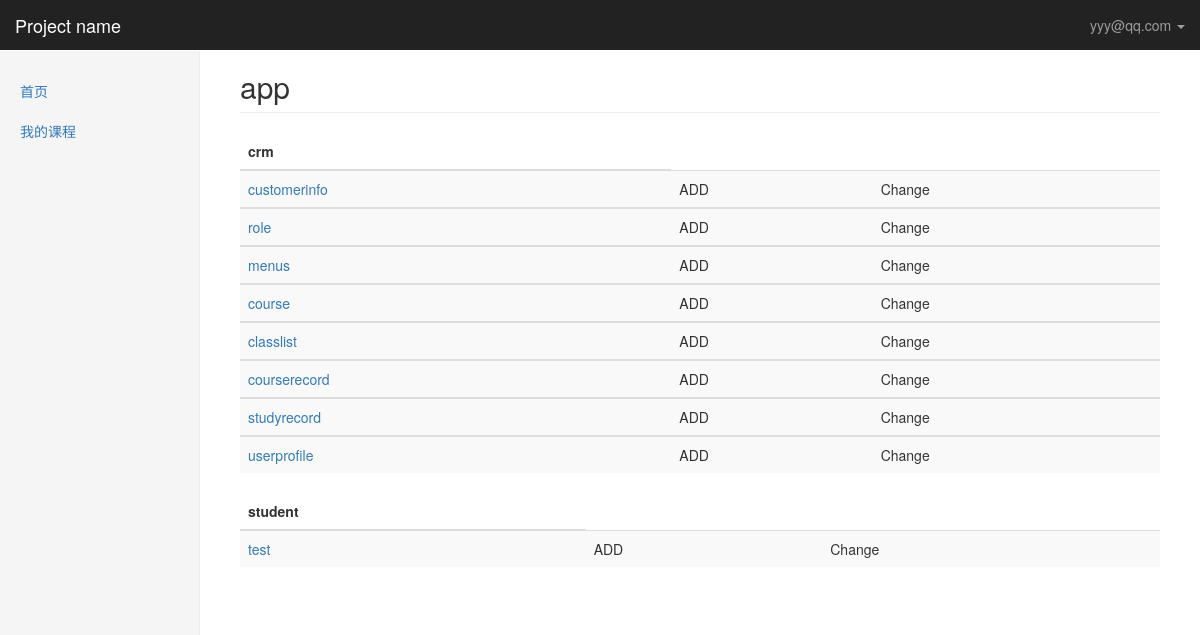
Page /kingadmin/ (signed in) on the committed database.
### crm/models.py (models this page shows, shortened)
class UserProfile(AbstractBaseUser, PermissionsMixin):
    email = models.EmailField(
        verbose_name='email address',
        max_length=255,
        unique=True,
    )
    name = models.CharField(max_length=64, verbose_name="姓名")
    is_active = models.BooleanField(default=True)
    is_staff = models.BooleanField(default=True)
    is_admin = models.BooleanField(default=False)
    role = models.ManyToManyField("Role", blank=True, null=True)
    objects = UserProfileManager()
    USERNAME_FIELD = 'email'
    REQUIRED_FIELDS = ['name']
    def __str__(self):              # __unicode__ on Python 2
        return self.email
    class Meta:
        permissions = (
            ('crm_table_list', '可以查看kingadmin每张表里所有的数据'),
            ('crm_table_list_view', '可以访问kingadmin表里每条数据的修改页'),
            ('crm_table_list_change', '可以对kingadmin表里的每条数据进行修改'),
            ('crm_table_obj_add_view', '可以访问kingadmin每张表的数据增加页'),
            ('crm_table_obj_add', '可以对kingadmin每张表进行数据添加'),
        )

class Menus(models.Model):
    name = models.CharField(max_length=64)
    url_type_choices = ((0, 'absolute'), (1, 'dynamic'))
    url_type = models.SmallIntegerField(choices=url_type_choices, default=0)
    url_name = models.CharField(max_length=128)
    class Meta:
        unique_together = ('name', 'url_name')

### kingadmin/views.py (the view)
def app_index(request):
    return render(request, 'kingadmin/app_index.html', {'site': site})

### kingadmin/templates/kingadmin/app_index.html
{% extends 'kingadmin/index.html' %}
{% block right-content-container %}
    <h2 class="page-header">app</h2>
    <div>
        {% for app_name,app_table in site.enabled_admins.items %}
        <table class="table table-striped">
            <thead>
                <tr>
                    <th>{{ app_name }}</th>
                </tr>
            </thead>
        {% for model_name in app_table %}
            <tbody>
                <tr>
                    <td><a href="{% url 'table_obj_list' app_name model_name %}">{{ model_name }}</a></td>
                    <td>ADD</td>
                    <td>Change</td>
                </tr>
            </tbody>
        {% endfor %}
        </table>
        {% endfor %}
    </div>
{% endblock %}

### kingadmin/templates/kingadmin/index.html (shortened to what this page needs)
{% extends 'base.html' %}
{% block body %}
<nav class="navbar navbar-inverse navbar-fixed-top">
  <div class="container-fluid">
    <div class="navbar-header">
      <a class="navbar-brand" href="#">Project name</a>
    </div>
    <div id="navbar" class="navbar-collapse collapse">
      <ul class="nav navbar-nav navbar-right">
          <li class="dropdown">
              <a href="#" class="dropdown-toggle" data-toggle="dropdown" role="button" aria-haspopup="true" aria-expanded="false">{{ request.user }} <span class="caret"></span></a>
          </li>
      </ul>
    </div>
  </div>
</nav>
<div class="container-fluid">
  <div class="row">
    <div class="col-sm-3 col-md-2 sidebar">
      <ul class="nav nav-sidebar">
        {% for role in request.user.role.select_related %}
            {% for menu in role.menus.select_related %}
                {% if request.path == menu.url_name %}
                    <li class="active"><a href="{% if menu.url_type == 0 %}{{ menu.url_name }}{% else %}{% url menu.url_name %}{% endif %}">{{ menu.name }}</a></li>
                {% else %}
                    <li><a href="{% if menu.url_type == 0 %}{{ menu.url_name }}{% else %}{% url menu.url_name %}{% endif %}">{{ menu.name }}</a></li>
                {% endif %}
            {% endfor %}
        {% endfor %}
      </ul>
    </div>
    <div class="col-sm-9 col-sm-offset-3 col-md-10 col-md-offset-2 main">
      {% block right-content-container %}{% endblock %}
    </div>
  </div>
</div>
{% endblock %}

### statics/css/dashboard.css (style rules this page uses)
body { padding-top: 50px; }
.navbar-fixed-top { border: 0; }
.sidebar { display: none; }
@media (min-width: 768px) { .sidebar { position: fixed; top: 51px; bottom: 0; left: 0; z-index: 1000; display: block; padding: 20px; overflow-x: hidden; overflow-y: auto; background-color: #f5f5f5; border-right: 1px solid #eee; } }
.nav-sidebar { margin-right: -21px; margin-bottom: 20px; margin-left: -20px; }
.nav-sidebar > li > a { padding-right: 20px; padding-left: 20px; }
.main { padding: 20px; }
@media (min-width: 768px) { .main { padding-right: 40px; padding-left: 40px; } }
.main .page-header { margin-top: 0; }

### rows in the picture
UserProfile: user "yyy@qq.com"
Menus: name "首页"
Menus: name "我的课程"

### other values in the picture
{{ app_name }} "crm" "student"
{{ model_name }} "customerinfo" "role" "menus" "course" "classlist" "courserecord" "studyrecord" "userprofile" "test"
